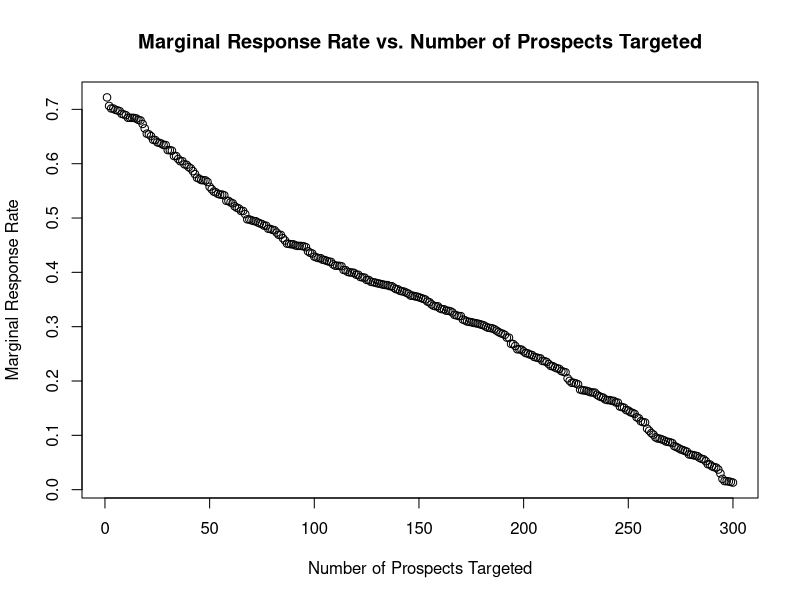
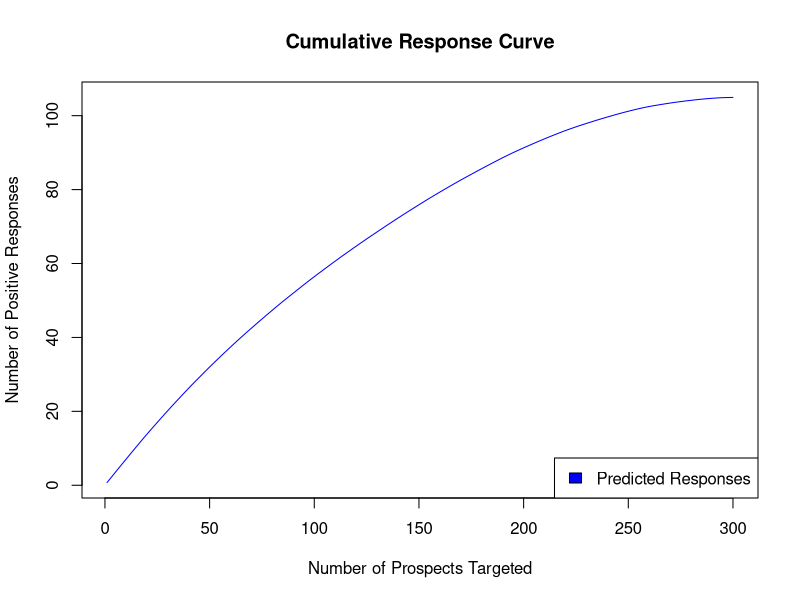
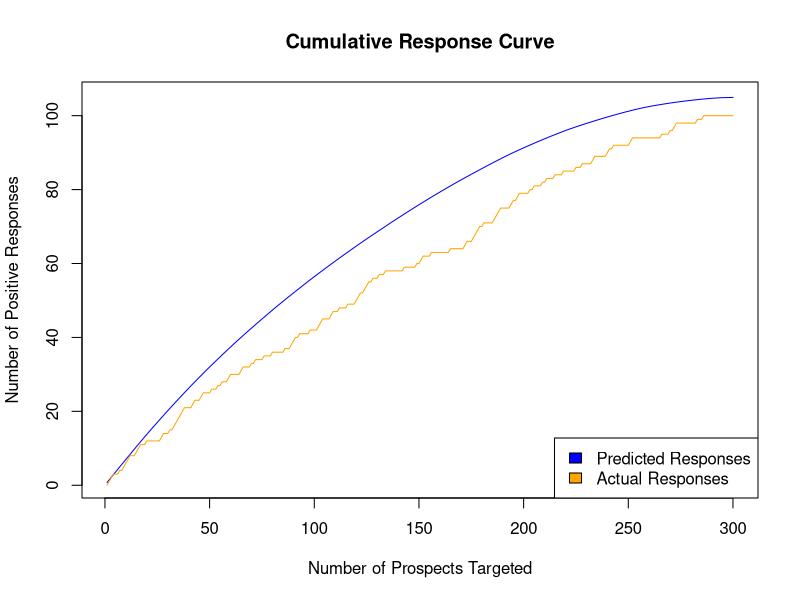

Generate these figures, in order, with R:
## ---- chunk 1
knitr::opts_chunk$set(echo = TRUE)
## ---- chunk 2
setwd("C:/Users/Weihan Weng/Downloads")

training = read.csv("Data_Estimation_R.csv")

str(training)
summary(training)

glm.training <- glm(y ~ location + hl1 + hl2 + hl3 + hl5 + hl6, 
                    family = binomial(link = "logit"), data = training)
summary(glm.training)
## ---- chunk 3
testing = read.csv("Data_Holdout_R.csv")
str(testing)
summary(testing)

#Predicting buy/no buy
prediction <- data.frame(
  ID = testing$id,
  ResponseProb = predict(glm.training, testing, type = c("response")),
  ResponsePredict = round(predict(glm.training, testing, type = c("response")), digits = 0)
)

prediction$ActualResponse = testing$y #add actual response
prediction$Lift = prediction$ResponseProb/mean(training$y) #add lift

print(head(prediction, 10))
## ---- chunk 4
prediction.sorting <- prediction[order(prediction$Lift, decreasing = TRUE), ]

print(head(prediction.sorting, 10))
## ---- chunk 5
plot(prediction.sorting$ResponseProb, 
     main = "Marginal Response Rate vs. Number of Prospects Targeted",
     xlab = "Number of Prospects Targeted", ylab = "Marginal Response Rate")
## ---- chunk 6

CummlativeSum <- data.frame(matrix(ncol = 2, nrow = 300))
CummlativeSum$y_predicted = cumsum(prediction.sorting$ResponseProb)

plot(CummlativeSum$y_predicted,
     main = "Cumulative Response Curve",
     xlab = "Number of Prospects Targeted", ylab = "Number of Positive Responses",
     type = "l",
     col = "blue")

legend("bottomright",
       c("Predicted Responses"),
       fill = c("blue"))
## ---- chunk 7

supply <- 40

# Initialize index variable
last_index_less_than_40 <- 0

# Loop to find the index of the last value less than 40
for (i in seq_along(CummlativeSum$y_predicted)) {
  if (CummlativeSum$y_predicted[i] < supply) {
    last_index_less_than_40 <- i
  }
}

# Print the result
print(paste("If there are only", supply, "items, they should send", 
            last_index_less_than_40, "invitations."))


## ---- chunk 8

CummlativeSum <- data.frame(matrix(ncol = 2, nrow = 300))
CummlativeSum$y_predicted = cumsum(prediction.sorting$ResponseProb)
CummlativeSum$y_real = cumsum(prediction.sorting$ActualResponse)

plot(CummlativeSum$y_predicted,
     main = "Cumulative Response Curve",
     xlab = "Number of Prospects Targeted", ylab = "Number of Positive Responses",
     type = "l",
     col = "blue")

lines(CummlativeSum$y_real,
      col = "orange",
      type = "l")

legend("bottomright",
       c("Predicted Responses", "Actual Responses"),
       fill = c("blue", "orange"))
## ---- chunk 9

invitations <- 64

# Find the 64th value in CummlativeSum$y_real
Acknowledgment <- CummlativeSum$y_real[invitations]

# Print the result
print(paste("If the firm sent", invitations, "invitations, the actual responses would be", 
            Acknowledgment, "responses."))

